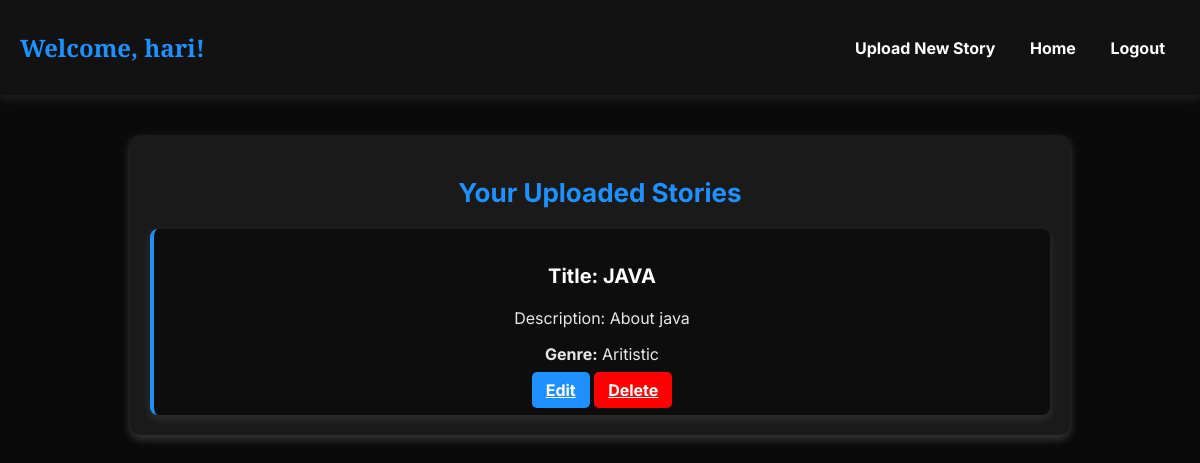
The app's page /dashboard.php (signed in) with its own data.
### tables this page shows
CREATE TABLE `stories` (
  `id` int(11) NOT NULL,
  `user_id` int(11) NOT NULL,
  `title` varchar(255) NOT NULL,
  `short_description` text DEFAULT NULL,
  `content` text NOT NULL,
  `created_at` timestamp NOT NULL DEFAULT current_timestamp(),
  `genre` varchar(255) DEFAULT NULL
);

### dashboard.php (the view, shortened to what this page needs)
<?php
include("db.php");
$user_id = $_SESSION['user_id'];
$username = $_SESSION['username'] ?? '';
$query = "SELECT * FROM stories WHERE user_id = :user_id ORDER BY id DESC";
$stmt = $conn->prepare($query);
$stmt->bindParam(':user_id', $user_id);
$stmt->execute();
$stories = $stmt->fetchAll(PDO::FETCH_ASSOC);
?>
<!DOCTYPE html>
<html lang="en">
<head>
    <link rel="stylesheet" href="css/style3.css?v=<?php echo time(); ?>">
</head>
<body>
    <header>
        <h1 class="dashboard-title">Welcome, <?php echo htmlspecialchars($username); ?>!</h1>
        <nav>
            <a href="upload.php">Upload New Story</a>
            <a href="homepage.php">Home</a>
            <a href="logout.php">Logout</a>
        </nav>
    </header>
    <main class="dashboard-container">
        <h2 class="section-title">Your Uploaded Stories</h2>
        <div class="script-list">
            <?php if (count($stories) > 0): ?>
                <?php foreach ($stories as $story): ?>
                    <div class="script-card">
                        <h3>Title: <?php echo htmlspecialchars($story['title']); ?></h3>
                        <p>Description: <?php echo htmlspecialchars($story['short_description']); ?></p>
                        <p><strong>Genre:</strong> <?php echo htmlspecialchars($story['genre']); ?></p>
                        <div class="script-actions">
                            <a href="edit_script.php?id=<?php echo $story['id']; ?>" class="edit-btn">Edit</a>
                            <a href="delete_script.php?id=<?php echo $story['id']; ?>" class="delete-btn" onclick="return confirm('Are you sure you want to delete this story?');">Delete</a>
                        </div>
                    </div>
                <?php endforeach; ?>
            <?php else: ?>
                <p>You haven't uploaded any stories yet.</p>
            <?php endif; ?>
        </div>
    </main>
</body>
</html>

### css/style3.css (style rules this page uses)
body { font-family: 'Inter', sans-serif; margin: 0; padding: 0; text-align: center; background: #0A0A0A; color: white; }
header { display: flex; justify-content: space-between; align-items: center; padding: 15px 20px; background: #121212; box-shadow: 0px 4px 10px rgba(255, 255, 255, 0.1); }
.dashboard-title { font-size: 24px; font-weight: 700; font-family: 'Cinzel', serif; color: #1E90FF; }
nav a { color: white; margin: 0 15px; text-decoration: none; font-weight: bold; transition: color 0.3s ease-in-out; }
.dashboard-container { max-width: 900px; margin: 40px auto; padding: 20px; background: #1A1A1A; border-radius: 10px; box-shadow: 0px 4px 10px rgba(255, 255, 255, 0.2); }
.section-title { font-size: 26px; font-weight: bold; color: #1E90FF; }
.script-list { display: flex; flex-direction: column; gap: 20px; margin-top: 20px; }
.script-card { background: #0D0D0D; padding: 15px; border-radius: 8px; border-left: 4px solid #1E90FF; box-shadow: 0px 4px 10px rgba(255, 255, 255, 0.1); animation: fadeIn 1s ease-in-out; }
.script-card h3 { font-size: 20px; font-weight: bold; }
.script-card p { font-size: 16px; opacity: 0.9; }
.script-actions { margin-top: 10px; }
.edit-btn, .delete-btn { padding: 8px 14px; font-weight: bold; border: none; border-radius: 5px; cursor: pointer; transition: transform 0.3s, background 0.3s; }
.edit-btn { background: #1E90FF; color: white; }
.delete-btn { background: red; color: white; }

### records on screen
stories: title "JAVA", short_description "About java", genre "Aritistic"

### other values on screen
$username "hari"
